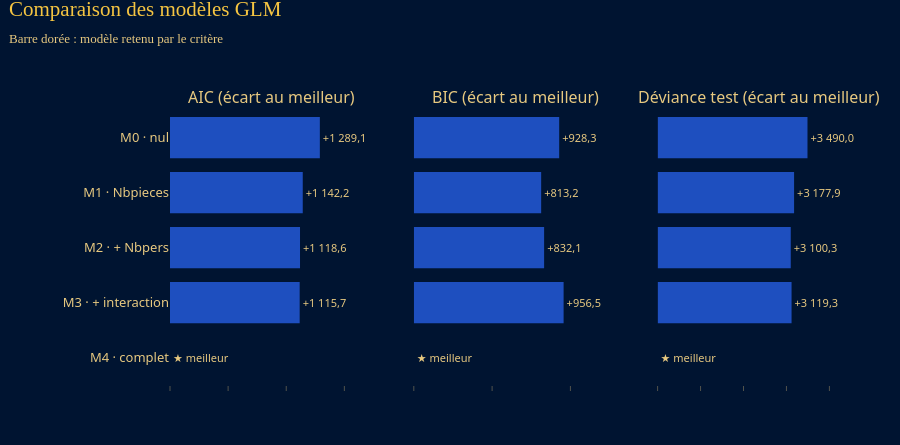

Notebook code for this chart:
### Markdown cell above
- **AIC** $= -2\log L + 2k$ : vraisemblance pénalisée par le nombre de paramètres.
- **BIC** $= -2\log L + k\log n$ : pénalité plus forte sur les grandes bases, favorise les modèles parcimonieux.
- **RMSE et déviance sur la base test** : qualité de prédiction hors échantillon (critère du cours : RMSE pondérée par l'exposition).

### Code cell
complet = M.glm_freq(bda, VAR_TARIF_DDE)
crit = M.criteres({"M0 · nul": m0, "M1 · Nbpieces": m1, "M2 · + Nbpers": m2, "M3 · + interaction": m3,
                   "M4 · complet": complet}, bdt)
display(crit.style.format({"Déviance": "{:,.1f}", "AIC": "{:,.1f}", "BIC": "{:,.1f}", "RMSE test": "{:.6f}",
                           "Déviance test": "{:,.1f}"}))
GR.comparaison_modeles(crit, ("AIC", "BIC", "Déviance test")).show()

### Figure 1 — Plotly figure (JSON) as saved in the notebook; plotly's stock layout.template omitted (floating-point values rounded to 4 significant figures)
{"data": [{"cliponaxis": false, "customdata": [56490.0, 56340.0, 56320.0, 56320.0, 55200.0], "hovertemplate": "%{y}<br>AIC : %{customdata:,.1f}<extra></extra>", "marker": {"color": ["#1E4FBF", "#1E4FBF", "#1E4FBF", "#1E4FBF", "#D4A017"]}, "orientation": "h", "showlegend": false, "text": ["+1 289,1", "+1 142,2", "+1 118,6", "+1 115,7", "★ meilleur"], "textfont": {"color": "#E7C980", "size": 11}, "textposition": "outside", "type": "bar", "x": [1289.0, 1142.0, 1119.0, 1116.0, 0.0], "xaxis": "x", "y": ["M0 · nul", "M1 · Nbpieces", "M2 · + Nbpers", "M3 · + interaction", "M4 · complet"], "yaxis": "y"}, {"cliponaxis": false, "customdata": [56500.0, 56390.0, 56410.0, 56530.0, 55570.0], "hovertemplate": "%{y}<br>BIC : %{customdata:,.1f}<extra></extra>", "marker": {"color": ["#1E4FBF", "#1E4FBF", "#1E4FBF", "#1E4FBF", "#D4A017"]}, "orientation": "h", "showlegend": false, "text": ["+928,3", "+813,2", "+832,1", "+956,5", "★ meilleur"], "textfont": {"color": "#E7C980", "size": 11}, "textposition": "outside", "type": "bar", "x": [928.3, 813.2, 832.1, 956.5, 0.0], "xaxis": "x2", "y": ["M0 · nul", "M1 · Nbpieces", "M2 · + Nbpers", "M3 · + interaction", "M4 · complet"], "yaxis": "y2"}, {"cliponaxis": false, "customdata": [124100.0, 123800.0, 123700.0, 123800.0, 120600.0], "hovertemplate": "%{y}<br>Déviance test : %{customdata:,.1f}<extra></extra>", "marker": {"color": ["#1E4FBF", "#1E4FBF", "#1E4FBF", "#1E4FBF", "#D4A017"]}, "orientation": "h", "showlegend": false, "text": ["+3 490,0", "+3 177,9", "+3 100,3", "+3 119,3", "★ meilleur"], "textfont": {"color": "#E7C980", "size": 11}, "textposition": "outside", "type": "bar", "x": [3490.0, 3178.0, 3100.0, 3119.0, 0.0], "xaxis": "x3", "y": ["M0 · nul", "M1 · Nbpieces", "M2 · + Nbpers", "M3 · + interaction", "M4 · complet"], "yaxis": "y3"}], "layout": {"annotations": [{"font": {"color": "#E7C980", "size": 16}, "showarrow": false, "text": "AIC (écart au meilleur)", "x": 0.1467, "xanchor": "center", "xref": "paper", "y": 1.0, "yanchor": "bottom", "yref": "paper"}, {"font": {"color": "#E7C980", "size": 16}, "showarrow": false, "text": "BIC (écart au meilleur)", "x": 0.5, "xanchor": "center", "xref": "paper", "y": 1.0, "yanchor": "bottom", "yref": "paper"}, {"font": {"color": "#E7C980", "size": 16}, "showarrow": false, "text": "Déviance test (écart au meilleur)", "x": 0.8533, "xanchor": "center", "xref": "paper", "y": 1.0, "yanchor": "bottom", "yref": "paper"}], "height": 445, "margin": {"l": 170}, "title": {"text": "Comparaison des modèles GLM<br><span style='font-size:13px;color:#E7C980;font-family:Montserrat, 'Segoe UI', Helvetica, Arial, sans-serif'>Barre dorée : modèle retenu par le critère</span>"}, "xaxis": {"anchor": "y", "domain": [0.0, 0.2933], "range": [0, 1741.0], "showgrid": false, "showticklabels": false}, "xaxis2": {"anchor": "y2", "domain": [0.3533, 0.6467], "range": [0, 1292.0], "showgrid": false, "showticklabels": false}, "xaxis3": {"anchor": "y3", "domain": [0.7067, 1.0], "range": [0, 4712.0], "showgrid": false, "showticklabels": false}, "yaxis": {"anchor": "x", "autorange": "reversed", "domain": [0.0, 1.0], "showticklabels": true}, "yaxis2": {"anchor": "x2", "autorange": "reversed", "domain": [0.0, 1.0], "showticklabels": false}, "yaxis3": {"anchor": "x3", "autorange": "reversed", "domain": [0.0, 1.0], "showticklabels": false}}}
